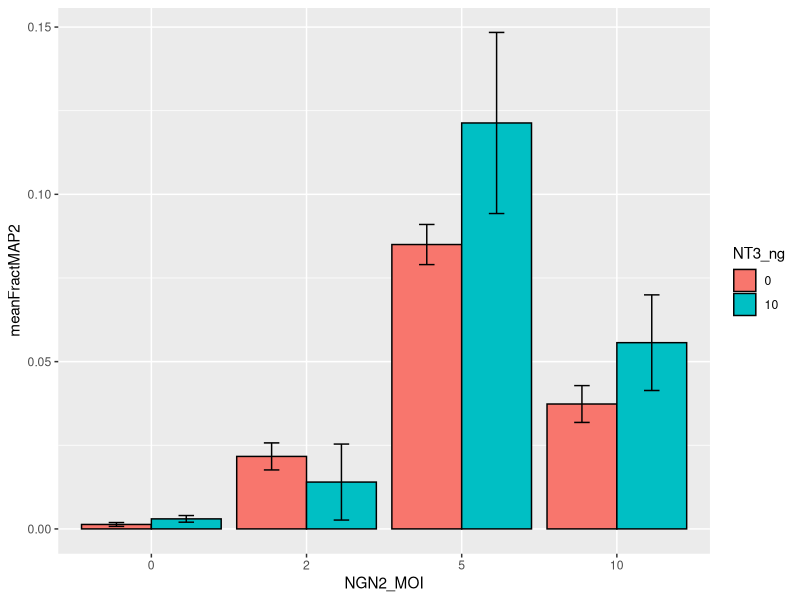
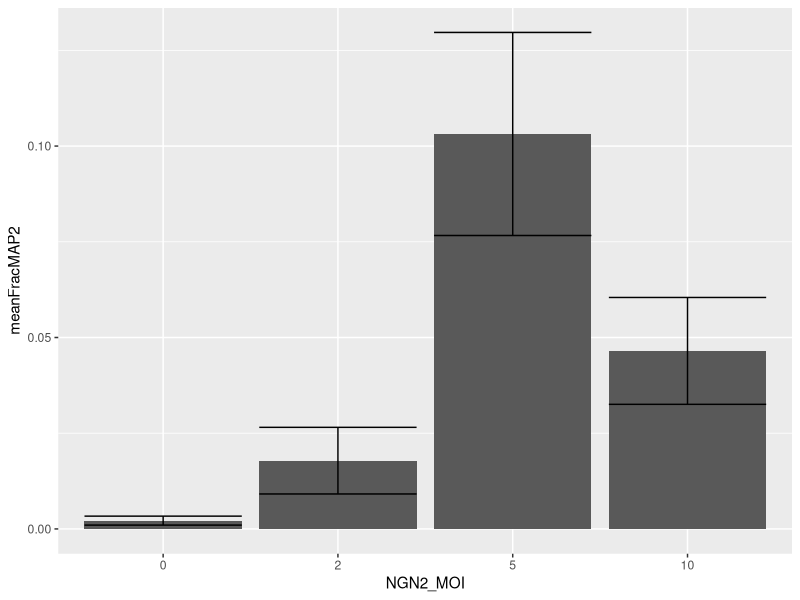
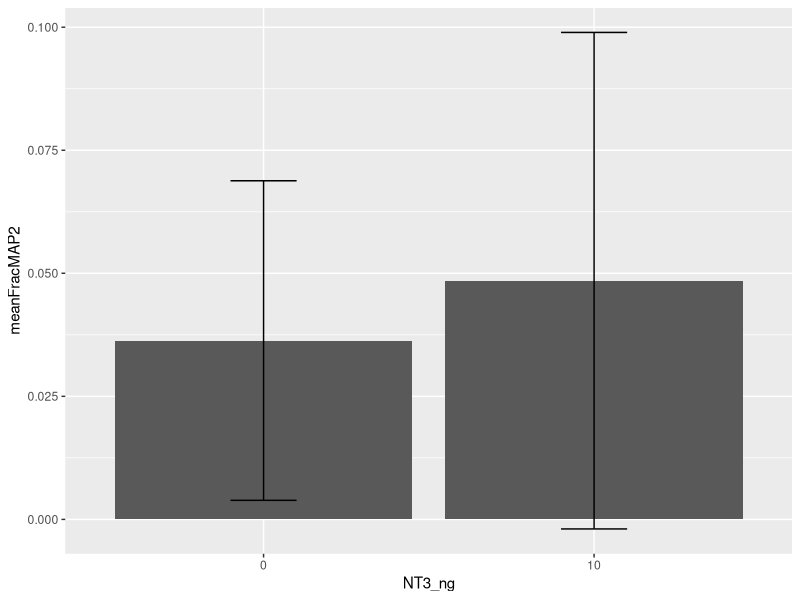
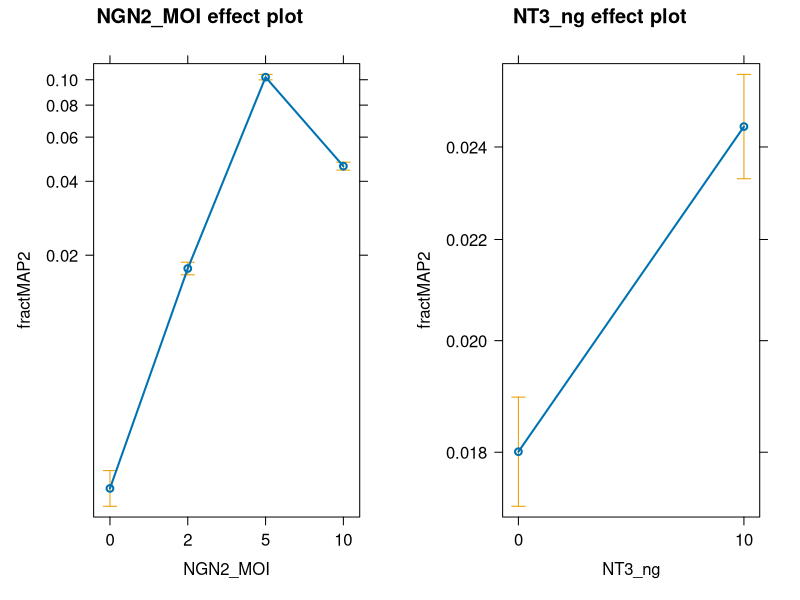
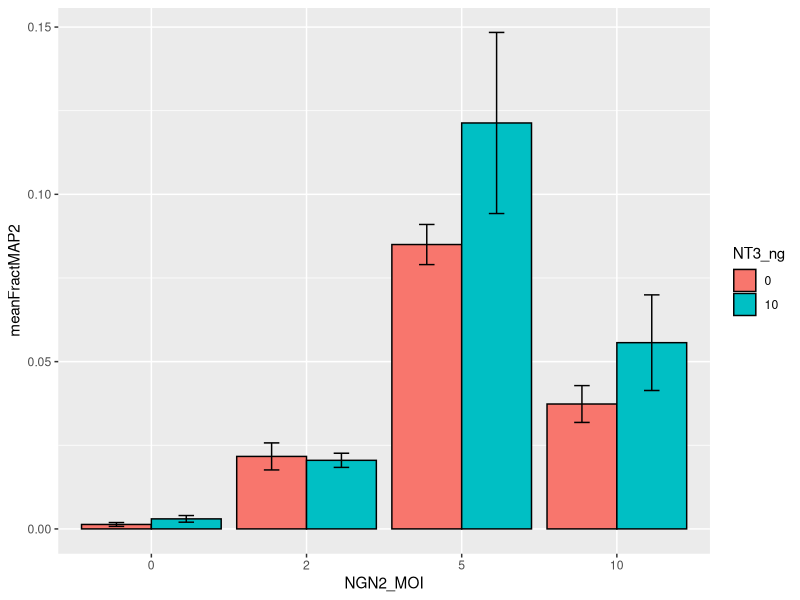

Write R code to recreate these figures, in order.
## ---- chunk 1

#install.packages("effects")
#install.packages("dplyr")
#install.packages("ggplot2")

## ---- chunk 2

library(dplyr)
library(ggplot2)
library(effects)

## ---- chunk 3

data <- read.table("Input data.txt", sep='\t', header=TRUE)

## ---- chunk 4

data
## ---- chunk 5

data$NGN2_MOI <- factor(data$NGN2_MOI, levels=c(0,2,5,10))
data$NT3_ng <- factor(data$NT3_ng, levels=c(0,10))

## ---- chunk 6

head(data)

## ---- chunk 7

sumdata <- data %>% 
  group_by(NGN2_MOI, NT3_ng) %>%
  summarise(meanFractMAP2=mean(fractMAP2), sdFractMAP2 = sd(fractMAP2))

## ---- chunk 8

ggplot(sumdata, aes(x=NGN2_MOI, y=meanFractMAP2, fill=NT3_ng)) +
  geom_bar(position=position_dodge(), stat="identity", colour='black') +
  geom_errorbar(aes(ymin=meanFractMAP2-sdFractMAP2, ymax=meanFractMAP2+sdFractMAP2), 
                width=0.2, position=position_dodge(0.9))

## ---- chunk 9

sumdataNGN2 <- data %>%
  group_by(NGN2_MOI) %>% # Group only by NGN2_MOI
  summarise(meanFracMAP2=mean(fractMAP2), sdFracMAP2 = sd(fractMAP2)) # [cite: 1]

## ---- chunk 10

ggplot(sumdataNGN2, aes(x=NGN2_MOI, y=meanFracMAP2)) +
  geom_bar(stat="identity") +
  geom_errorbar(aes(ymin=meanFracMAP2-sdFracMAP2, ymax=meanFracMAP2+sdFracMAP2))

## ---- chunk 11

sumdataNT3 <- data %>% # Renamed to sumdataNT3 for clarity, though the notebook reuses sumdataNGN2
  group_by(NT3_ng) %>% # Group only by NT3_ng
  summarise(meanFracMAP2=mean(fractMAP2), sdFracMAP2 = sd(fractMAP2))

ggplot(sumdataNT3, aes(x=NT3_ng, y=meanFracMAP2)) +
  geom_bar(stat="identity") +
  geom_errorbar(aes(ymin=meanFracMAP2-sdFracMAP2, ymax=meanFracMAP2+sdFracMAP2), width=0.2,
                position=position_dodge(0.9)) # [cite: 1]

## ---- chunk 12

mod = glm(fractMAP2 ~ NGN2_MOI + NT3_ng, family=binomial(link="logit"), data=data,
          weights = rep(10000,nrow(data))) # [cite: 1]

## ---- chunk 13

summary(mod) 

## ---- chunk 14

plot(allEffects(mod))
## ---- chunk 15

levels(data$NGN2_MOI) # the original level order
data$NGN2_MOI = relevel(data$NGN2_MOI, ref=3) 
levels(data$NGN2_MOI) # the new level order

mod3 = glm(fractMAP2 ~ NGN2_MOI + NT3_ng, family=binomial(link="logit"), data=data,
          weights = rep(10000,nrow(data))) # [cite: 1]

summary(mod3)

# Restore the original order - note that relevel() won't work as it will put 5 before 2 
data$NGN2_MOI = factor(data$NGN2_MOI, levels = c("0", "2", "5", "10"))
levels(data$NGN2_MOI) # back to how they were originally

## ---- chunk 16

dataFilt = data[-10,] # Removes the 10th row from the data frame [cite: 1]

## ---- chunk 17

sumdataFilt <- dataFilt %>% 
  group_by(NGN2_MOI, NT3_ng) %>%
  summarise(meanFractMAP2=mean(fractMAP2), sdFractMAP2 = sd(fractMAP2))

ggplot(sumdataFilt, aes(x=NGN2_MOI, y=meanFractMAP2, fill=NT3_ng)) +
  geom_bar(position=position_dodge(), stat="identity", colour='black') +
  geom_errorbar(aes(ymin=meanFractMAP2-sdFractMAP2, ymax=meanFractMAP2+sdFractMAP2), 
                width=0.2,position=position_dodge(0.9))


## ---- chunk 18

mod2 = glm(fractMAP2 ~ NGN2_MOI + NT3_ng, family=binomial(link="logit"), data=dataFilt,
           weights = rep(10000,nrow(dataFilt))) # [cite: 1]

message("With the outlier:")
summary(mod)

message("Without the outlier:")
summary(mod2) 

## ---- chunk 19

levels(dataFilt$NGN2_MOI) # the original level order
dataFilt$NGN2_MOI = relevel(dataFilt$NGN2_MOI, ref=3) 
levels(dataFilt$NGN2_MOI) # the new level order

modFilt5MOI = glm(fractMAP2 ~ NGN2_MOI + NT3_ng, family=binomial(link="logit"),
                   data=dataFilt, weights = rep(10000,nrow(dataFilt))) # [cite: 1]

message("With the outlier")
summary(mod3)

message("Without the outlier")
summary(modFilt5MOI)

# Restore the original order - note that relevel() won't work as it will put 5 before 2 
dataFilt$NGN2_MOI = factor(dataFilt$NGN2_MOI, levels = c("0", "2", "5", "10"))
levels(dataFilt$NGN2_MOI) # back to how they were originally
